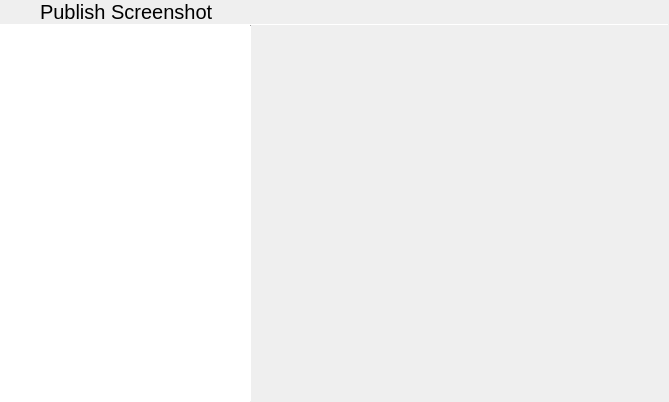
<?xml version="1.0" encoding="UTF-8"?>
<ui version="4.0">
 <class>MainWindow</class>
 <widget class="QDialog" name="MainWindow">
  <property name="geometry">
   <rect>
    <x>0</x>
    <y>0</y>
    <width>669</width>
    <height>402</height>
   </rect>
  </property>
  <property name="windowTitle">
   <string>thePixel</string>
  </property>
  <property name="windowIcon">
   <iconset resource="resources.qrc">
    <normaloff>:/thepixel.svg</normaloff>:/thepixel.svg</iconset>
  </property>
  <layout class="QVBoxLayout" name="verticalLayout">
   <property name="spacing">
    <number>0</number>
   </property>
   <property name="leftMargin">
    <number>0</number>
   </property>
   <property name="topMargin">
    <number>0</number>
   </property>
   <property name="rightMargin">
    <number>0</number>
   </property>
   <property name="bottomMargin">
    <number>0</number>
   </property>
   <item>
    <widget class="QStackedWidget" name="stackedWidget">
     <property name="currentIndex">
      <number>2</number>
     </property>
     <widget class="QWidget" name="page">
      <layout class="QVBoxLayout" name="verticalLayout_2">
       <property name="spacing">
        <number>0</number>
       </property>
       <property name="leftMargin">
        <number>0</number>
       </property>
       <property name="topMargin">
        <number>0</number>
       </property>
       <property name="rightMargin">
        <number>0</number>
       </property>
       <property name="bottomMargin">
        <number>0</number>
       </property>
       <item>
        <widget class="QLabel" name="label">
         <property name="font">
          <font>
           <pointsize>15</pointsize>
          </font>
         </property>
         <property name="text">
          <string>Take Screenshot</string>
         </property>
         <property name="margin">
          <number>9</number>
         </property>
        </widget>
       </item>
       <item>
        <widget class="Line" name="line">
         <property name="maximumSize">
          <size>
           <width>16777215</width>
           <height>1</height>
          </size>
         </property>
         <property name="orientation">
          <enum>Qt::Horizontal</enum>
         </property>
        </widget>
       </item>
       <item>
        <layout class="QGridLayout" name="gridLayout">
         <property name="leftMargin">
          <number>9</number>
         </property>
         <property name="topMargin">
          <number>9</number>
         </property>
         <property name="rightMargin">
          <number>9</number>
         </property>
         <property name="bottomMargin">
          <number>9</number>
         </property>
         <item row="0" column="1">
          <widget class="QComboBox" name="screenArea">
           <property name="sizePolicy">
            <sizepolicy hsizetype="Expanding" vsizetype="Fixed">
             <horstretch>0</horstretch>
             <verstretch>0</verstretch>
            </sizepolicy>
           </property>
           <item>
            <property name="text">
             <string>The current screen</string>
            </property>
           </item>
          </widget>
         </item>
         <item row="0" column="0">
          <widget class="QLabel" name="label_3">
           <property name="text">
            <string>Area</string>
           </property>
          </widget>
         </item>
         <item row="1" column="0">
          <widget class="QLabel" name="label_4">
           <property name="text">
            <string>Delay</string>
           </property>
          </widget>
         </item>
         <item row="1" column="1">
          <widget class="QSpinBox" name="screenshotDelay">
           <property name="suffix">
            <string> seconds</string>
           </property>
           <property name="maximum">
            <number>30</number>
           </property>
          </widget>
         </item>
        </layout>
       </item>
       <item>
        <spacer name="verticalSpacer">
         <property name="orientation">
          <enum>Qt::Vertical</enum>
         </property>
         <property name="sizeHint" stdset="0">
          <size>
           <width>20</width>
           <height>327</height>
          </size>
         </property>
        </spacer>
       </item>
       <item>
        <layout class="QHBoxLayout" name="horizontalLayout">
         <property name="bottomMargin">
          <number>0</number>
         </property>
         <item>
          <spacer name="horizontalSpacer">
           <property name="orientation">
            <enum>Qt::Horizontal</enum>
           </property>
           <property name="sizeHint" stdset="0">
            <size>
             <width>40</width>
             <height>20</height>
            </size>
           </property>
          </spacer>
         </item>
         <item>
          <widget class="QPushButton" name="takeButton">
           <property name="text">
            <string>Take Screenshot</string>
           </property>
           <property name="icon">
            <iconset theme="go-next"/>
           </property>
          </widget>
         </item>
        </layout>
       </item>
      </layout>
     </widget>
     <widget class="QWidget" name="page_2">
      <layout class="QVBoxLayout" name="verticalLayout_3">
       <property name="spacing">
        <number>0</number>
       </property>
       <property name="leftMargin">
        <number>0</number>
       </property>
       <property name="topMargin">
        <number>0</number>
       </property>
       <property name="rightMargin">
        <number>0</number>
       </property>
       <property name="bottomMargin">
        <number>0</number>
       </property>
       <item>
        <layout class="QHBoxLayout" name="horizontalLayout_3">
         <property name="spacing">
          <number>0</number>
         </property>
         <item>
          <widget class="QPushButton" name="backButton">
           <property name="sizePolicy">
            <sizepolicy hsizetype="Minimum" vsizetype="Preferred">
             <horstretch>0</horstretch>
             <verstretch>0</verstretch>
            </sizepolicy>
           </property>
           <property name="text">
            <string/>
           </property>
           <property name="icon">
            <iconset theme="go-previous"/>
           </property>
           <property name="flat">
            <bool>true</bool>
           </property>
          </widget>
         </item>
         <item>
          <widget class="QLabel" name="label_2">
           <property name="sizePolicy">
            <sizepolicy hsizetype="Expanding" vsizetype="Maximum">
             <horstretch>0</horstretch>
             <verstretch>0</verstretch>
            </sizepolicy>
           </property>
           <property name="font">
            <font>
             <pointsize>15</pointsize>
            </font>
           </property>
           <property name="text">
            <string>Captured Screenshot</string>
           </property>
           <property name="margin">
            <number>9</number>
           </property>
          </widget>
         </item>
        </layout>
       </item>
       <item>
        <widget class="Line" name="line_2">
         <property name="maximumSize">
          <size>
           <width>16777215</width>
           <height>1</height>
          </size>
         </property>
         <property name="orientation">
          <enum>Qt::Horizontal</enum>
         </property>
        </widget>
       </item>
       <item>
        <widget class="QLabel" name="imageLabel">
         <property name="sizePolicy">
          <sizepolicy hsizetype="Ignored" vsizetype="Expanding">
           <horstretch>0</horstretch>
           <verstretch>0</verstretch>
          </sizepolicy>
         </property>
         <property name="text">
          <string/>
         </property>
         <property name="scaledContents">
          <bool>false</bool>
         </property>
         <property name="alignment">
          <set>Qt::AlignCenter</set>
         </property>
        </widget>
       </item>
       <item>
        <layout class="QHBoxLayout" name="horizontalLayout_2">
         <property name="spacing">
          <number>0</number>
         </property>
         <item>
          <spacer name="horizontalSpacer_2">
           <property name="orientation">
            <enum>Qt::Horizontal</enum>
           </property>
           <property name="sizeHint" stdset="0">
            <size>
             <width>40</width>
             <height>20</height>
            </size>
           </property>
          </spacer>
         </item>
         <item>
          <widget class="QPushButton" name="publishButton">
           <property name="text">
            <string>Publish</string>
           </property>
           <property name="icon">
            <iconset theme="document-share"/>
           </property>
          </widget>
         </item>
         <item>
          <widget class="QPushButton" name="copyButton">
           <property name="text">
            <string>Copy</string>
           </property>
           <property name="icon">
            <iconset theme="edit-copy"/>
           </property>
          </widget>
         </item>
         <item>
          <widget class="QPushButton" name="saveButton">
           <property name="text">
            <string>Save</string>
           </property>
           <property name="icon">
            <iconset theme="document-save"/>
           </property>
          </widget>
         </item>
        </layout>
       </item>
      </layout>
     </widget>
     <widget class="QWidget" name="page_3">
      <layout class="QVBoxLayout" name="verticalLayout_4">
       <property name="spacing">
        <number>0</number>
       </property>
       <property name="leftMargin">
        <number>0</number>
       </property>
       <property name="topMargin">
        <number>0</number>
       </property>
       <property name="rightMargin">
        <number>0</number>
       </property>
       <property name="bottomMargin">
        <number>0</number>
       </property>
       <item>
        <layout class="QHBoxLayout" name="horizontalLayout_4">
         <property name="spacing">
          <number>0</number>
         </property>
         <item>
          <widget class="QPushButton" name="backButton_2">
           <property name="sizePolicy">
            <sizepolicy hsizetype="Minimum" vsizetype="Preferred">
             <horstretch>0</horstretch>
             <verstretch>0</verstretch>
            </sizepolicy>
           </property>
           <property name="text">
            <string/>
           </property>
           <property name="icon">
            <iconset theme="go-previous">
             <normaloff>.</normaloff>.</iconset>
           </property>
           <property name="flat">
            <bool>true</bool>
           </property>
          </widget>
         </item>
         <item>
          <widget class="QLabel" name="label_5">
           <property name="sizePolicy">
            <sizepolicy hsizetype="Expanding" vsizetype="Maximum">
             <horstretch>0</horstretch>
             <verstretch>0</verstretch>
            </sizepolicy>
           </property>
           <property name="font">
            <font>
             <pointsize>15</pointsize>
            </font>
           </property>
           <property name="text">
            <string>Publish Screenshot</string>
           </property>
           <property name="margin">
            <number>9</number>
           </property>
          </widget>
         </item>
        </layout>
       </item>
       <item>
        <widget class="Line" name="line_3">
         <property name="maximumSize">
          <size>
           <width>16777215</width>
           <height>1</height>
          </size>
         </property>
         <property name="orientation">
          <enum>Qt::Horizontal</enum>
         </property>
        </widget>
       </item>
       <item>
        <layout class="QHBoxLayout" name="horizontalLayout_5">
         <property name="spacing">
          <number>0</number>
         </property>
         <item>
          <widget class="QListWidget" name="publishItems">
           <property name="maximumSize">
            <size>
             <width>250</width>
             <height>16777215</height>
            </size>
           </property>
           <property name="frameShape">
            <enum>QFrame::NoFrame</enum>
           </property>
          </widget>
         </item>
         <item>
          <widget class="Line" name="line_4">
           <property name="maximumSize">
            <size>
             <width>1</width>
             <height>16777215</height>
            </size>
           </property>
           <property name="orientation">
            <enum>Qt::Vertical</enum>
           </property>
          </widget>
         </item>
         <item>
          <widget class="QStackedWidget" name="publishPages"/>
         </item>
        </layout>
       </item>
      </layout>
     </widget>
    </widget>
   </item>
  </layout>
 </widget>
 <layoutdefault spacing="6" margin="11"/>
 <resources>
  <include location="resources.qrc"/>
 </resources>
 <connections/>
</ui>
